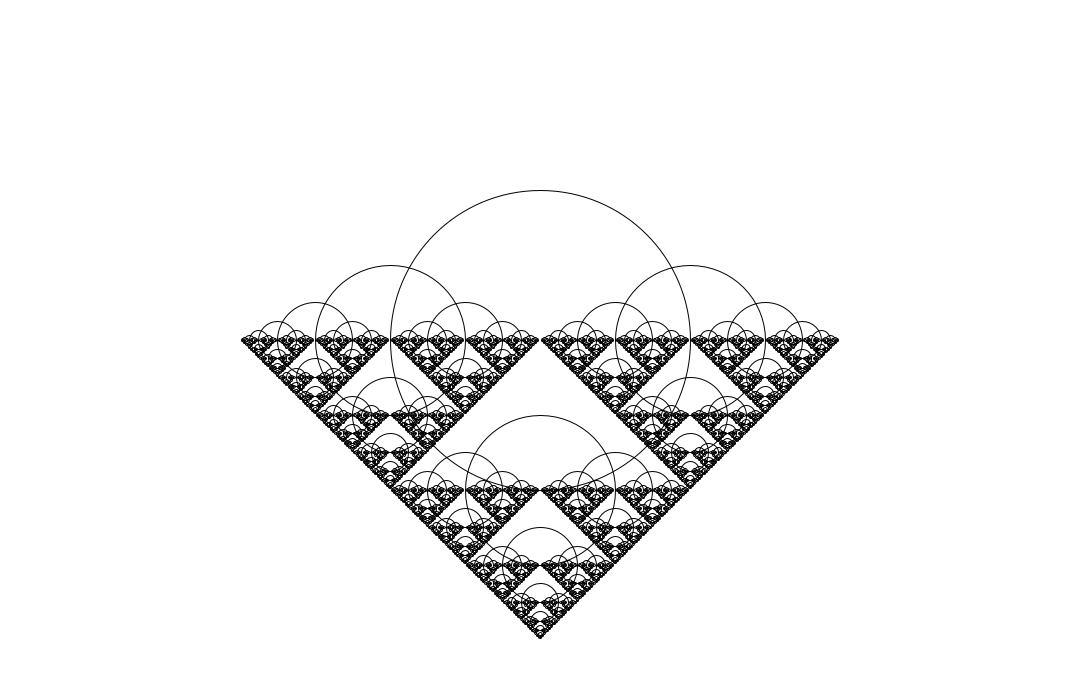
Frame 1 (no input)
Frame 60 (the mouse pressed at the canvas centre just before this capture): identical to frame 1, image omitted
Frame 120 (the mouse held since frame 60 and released just before this capture): identical to frame 1, image omitted

The Processing sketch that drew this single still picture (run headless with seeded random() and noise(); from frame 60 on, the mouse is pressed at the canvas centre):

// Processing sketch: build
// ── build.pde
void setup() {
  size(1080, 680);
}

void draw() {
  background(255);
  drawCircle(width/2, height/2, 300);
}

void drawCircle(float x, float y, float d) {
  stroke(0);
  noFill();
  ellipse(x, y, d, d);
  if(d > 3) {
    drawCircle(x+d/2, y, d/2);
    drawCircle(x-d/2, y, d/2);
    drawCircle(x, y+d/2, d/2);
  }
}
